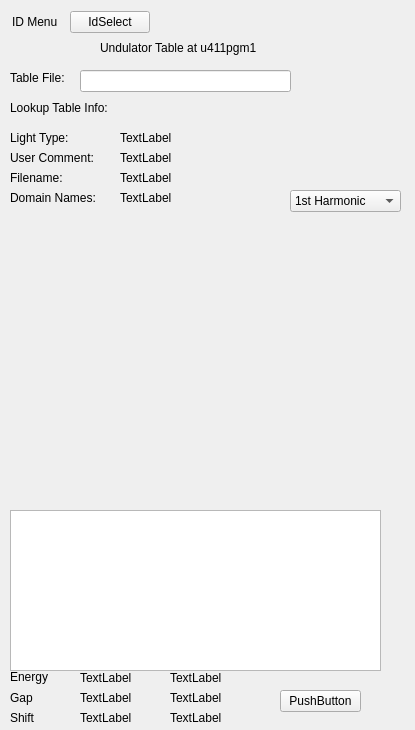
<?xml version="1.0" encoding="UTF-8"?>
<ui version="4.0">
 <class>IdTable</class>
 <widget class="QWidget" name="IdTable">
  <property name="geometry">
   <rect>
    <x>0</x>
    <y>0</y>
    <width>415</width>
    <height>730</height>
   </rect>
  </property>
  <property name="sizePolicy">
   <sizepolicy hsizetype="Preferred" vsizetype="Preferred">
    <horstretch>0</horstretch>
    <verstretch>0</verstretch>
   </sizepolicy>
  </property>
  <property name="minimumSize">
   <size>
    <width>0</width>
    <height>730</height>
   </size>
  </property>
  <property name="windowTitle">
   <string>Form</string>
  </property>
  <widget class="QLabel" name="label">
   <property name="geometry">
    <rect>
     <x>100</x>
     <y>40</y>
     <width>191</width>
     <height>16</height>
    </rect>
   </property>
   <property name="text">
    <string>Undulator Table at u411pgm1</string>
   </property>
  </widget>
  <widget class="QLabel" name="label_2">
   <property name="geometry">
    <rect>
     <x>10</x>
     <y>70</y>
     <width>71</width>
     <height>16</height>
    </rect>
   </property>
   <property name="text">
    <string>Table File:</string>
   </property>
  </widget>
  <widget class="QLineEdit" name="lineEdit">
   <property name="geometry">
    <rect>
     <x>80</x>
     <y>70</y>
     <width>211</width>
     <height>22</height>
    </rect>
   </property>
  </widget>
  <widget class="QLabel" name="label_3">
   <property name="geometry">
    <rect>
     <x>10</x>
     <y>100</y>
     <width>121</width>
     <height>16</height>
    </rect>
   </property>
   <property name="text">
    <string>Lookup Table Info:</string>
   </property>
  </widget>
  <widget class="QLabel" name="label_4">
   <property name="geometry">
    <rect>
     <x>10</x>
     <y>130</y>
     <width>71</width>
     <height>16</height>
    </rect>
   </property>
   <property name="text">
    <string>Light Type:</string>
   </property>
  </widget>
  <widget class="QLabel" name="label_5">
   <property name="geometry">
    <rect>
     <x>10</x>
     <y>150</y>
     <width>101</width>
     <height>16</height>
    </rect>
   </property>
   <property name="text">
    <string>User Comment:</string>
   </property>
  </widget>
  <widget class="QLabel" name="label_6">
   <property name="geometry">
    <rect>
     <x>10</x>
     <y>170</y>
     <width>71</width>
     <height>16</height>
    </rect>
   </property>
   <property name="text">
    <string>Filename:</string>
   </property>
  </widget>
  <widget class="QLabel" name="label_7">
   <property name="geometry">
    <rect>
     <x>10</x>
     <y>190</y>
     <width>101</width>
     <height>16</height>
    </rect>
   </property>
   <property name="text">
    <string>Domain Names:</string>
   </property>
  </widget>
  <widget class="QCALabel" name="label_8">
   <property name="geometry">
    <rect>
     <x>120</x>
     <y>130</y>
     <width>111</width>
     <height>16</height>
    </rect>
   </property>
   <property name="text">
    <string>TextLabel</string>
   </property>
   <property name="pv" stdset="0">
    <string>u411pgm1:siIdLightType</string>
   </property>
  </widget>
  <widget class="QCALabel" name="label_9">
   <property name="geometry">
    <rect>
     <x>120</x>
     <y>150</y>
     <width>71</width>
     <height>16</height>
    </rect>
   </property>
   <property name="text">
    <string>TextLabel</string>
   </property>
   <property name="pv" stdset="0">
    <string>u411pgm1:siIdComment</string>
   </property>
  </widget>
  <widget class="QCALabel" name="label_10">
   <property name="geometry">
    <rect>
     <x>120</x>
     <y>170</y>
     <width>131</width>
     <height>16</height>
    </rect>
   </property>
   <property name="text">
    <string>TextLabel</string>
   </property>
   <property name="pv" stdset="0">
    <string>u411pgm1:idFilename</string>
   </property>
  </widget>
  <widget class="QCALabel" name="label_11">
   <property name="geometry">
    <rect>
     <x>120</x>
     <y>190</y>
     <width>121</width>
     <height>16</height>
    </rect>
   </property>
   <property name="text">
    <string>TextLabel</string>
   </property>
   <property name="pv" stdset="0">
    <string>u411pgm1:siIdDomainName</string>
   </property>
  </widget>
  <widget class="QCAComboBox" name="comboBox">
   <property name="geometry">
    <rect>
     <x>290</x>
     <y>190</y>
     <width>111</width>
     <height>22</height>
    </rect>
   </property>
   <property name="pv" stdset="0">
    <string>u411pgm1:Harmonic</string>
   </property>
   <item>
    <property name="text">
     <string>1st Harmonic</string>
    </property>
   </item>
   <item>
    <property name="text">
     <string>3rd Harmonic</string>
    </property>
   </item>
   <item>
    <property name="text">
     <string>5th Harmonic</string>
    </property>
   </item>
   <item>
    <property name="text">
     <string>7th Harmonic</string>
    </property>
   </item>
   <item>
    <property name="text">
     <string>Max Flux</string>
    </property>
   </item>
  </widget>
  <widget class="QwtPlot" name="qwtPlot">
   <property name="geometry">
    <rect>
     <x>0</x>
     <y>220</y>
     <width>400</width>
     <height>291</height>
    </rect>
   </property>
   <property name="pv" stdset="0">
    <string>u411pgm1:wfGetEnergy</string>
   </property>
   <property name="pvY" stdset="0">
    <string>u411pgm1:wfGetHarmonic</string>
   </property>
  </widget>
  <widget class="QLabel" name="label_12">
   <property name="geometry">
    <rect>
     <x>10</x>
     <y>520</y>
     <width>111</width>
     <height>16</height>
    </rect>
   </property>
   <property name="text">
    <string>User Range (eV):</string>
   </property>
  </widget>
  <widget class="QLabel" name="label_13">
   <property name="geometry">
    <rect>
     <x>10</x>
     <y>540</y>
     <width>101</width>
     <height>16</height>
    </rect>
   </property>
   <property name="text">
    <string>Full Range (eV):</string>
   </property>
  </widget>
  <widget class="QLabel" name="label_14">
   <property name="geometry">
    <rect>
     <x>10</x>
     <y>560</y>
     <width>111</width>
     <height>16</height>
    </rect>
   </property>
   <property name="text">
    <string>Table is bijective</string>
   </property>
  </widget>
  <widget class="QCALabel" name="label_15">
   <property name="geometry">
    <rect>
     <x>140</x>
     <y>520</y>
     <width>91</width>
     <height>16</height>
    </rect>
   </property>
   <property name="text">
    <string>TextLabel</string>
   </property>
   <property name="pv" stdset="0">
    <string>u411pgm1:siIdUserRange</string>
   </property>
  </widget>
  <widget class="QCALabel" name="label_16">
   <property name="geometry">
    <rect>
     <x>180</x>
     <y>540</y>
     <width>61</width>
     <height>16</height>
    </rect>
   </property>
   <property name="text">
    <string>TextLabel</string>
   </property>
   <property name="pv" stdset="0">
    <string>u411pgm1:aiIdMaxenergy</string>
   </property>
  </widget>
  <widget class="QCALabel" name="label_17">
   <property name="geometry">
    <rect>
     <x>140</x>
     <y>540</y>
     <width>59</width>
     <height>14</height>
    </rect>
   </property>
   <property name="text">
    <string>TextLabel-</string>
   </property>
   <property name="pv" stdset="0">
    <string>u411pgm1:aiIdMinenergy</string>
   </property>
  </widget>
  <widget class="QLabel" name="label_18">
   <property name="geometry">
    <rect>
     <x>10</x>
     <y>590</y>
     <width>51</width>
     <height>16</height>
    </rect>
   </property>
   <property name="text">
    <string>Status:</string>
   </property>
  </widget>
  <widget class="QCALabel" name="label_19">
   <property name="geometry">
    <rect>
     <x>60</x>
     <y>590</y>
     <width>59</width>
     <height>14</height>
    </rect>
   </property>
   <property name="text">
    <string>TextLabel</string>
   </property>
   <property name="pv" stdset="0">
    <string>u411pgm1:idStatus</string>
   </property>
  </widget>
  <widget class="QLabel" name="label_20">
   <property name="geometry">
    <rect>
     <x>10</x>
     <y>670</y>
     <width>59</width>
     <height>14</height>
    </rect>
   </property>
   <property name="text">
    <string>Energy</string>
   </property>
  </widget>
  <widget class="QCALabel" name="label_21">
   <property name="geometry">
    <rect>
     <x>80</x>
     <y>670</y>
     <width>71</width>
     <height>16</height>
    </rect>
   </property>
   <property name="text">
    <string>TextLabel</string>
   </property>
   <property name="pv" stdset="0">
    <string>u411pgm1:aiIdGetEnergy</string>
   </property>
  </widget>
  <widget class="QLabel" name="label_22">
   <property name="geometry">
    <rect>
     <x>90</x>
     <y>640</y>
     <width>59</width>
     <height>14</height>
    </rect>
   </property>
   <property name="text">
    <string>Target</string>
   </property>
  </widget>
  <widget class="QLabel" name="label_23">
   <property name="geometry">
    <rect>
     <x>180</x>
     <y>640</y>
     <width>59</width>
     <height>14</height>
    </rect>
   </property>
   <property name="text">
    <string>Current</string>
   </property>
  </widget>
  <widget class="QCALabel" name="label_24">
   <property name="geometry">
    <rect>
     <x>170</x>
     <y>670</y>
     <width>81</width>
     <height>16</height>
    </rect>
   </property>
   <property name="text">
    <string>TextLabel</string>
   </property>
   <property name="pv" stdset="0">
    <string>u411pgm1:aiIdGetCurenergy</string>
   </property>
  </widget>
  <widget class="QLabel" name="label_25">
   <property name="geometry">
    <rect>
     <x>10</x>
     <y>690</y>
     <width>71</width>
     <height>16</height>
    </rect>
   </property>
   <property name="text">
    <string>Gap </string>
   </property>
  </widget>
  <widget class="QLabel" name="label_26">
   <property name="geometry">
    <rect>
     <x>10</x>
     <y>710</y>
     <width>71</width>
     <height>16</height>
    </rect>
   </property>
   <property name="text">
    <string>Shift</string>
   </property>
  </widget>
  <widget class="QCALabel" name="label_27">
   <property name="geometry">
    <rect>
     <x>80</x>
     <y>690</y>
     <width>71</width>
     <height>16</height>
    </rect>
   </property>
   <property name="text">
    <string>TextLabel</string>
   </property>
   <property name="pv" stdset="0">
    <string>u411pgm1:aiIdGetGap</string>
   </property>
  </widget>
  <widget class="QCALabel" name="label_28">
   <property name="geometry">
    <rect>
     <x>170</x>
     <y>690</y>
     <width>81</width>
     <height>16</height>
    </rect>
   </property>
   <property name="text">
    <string>TextLabel</string>
   </property>
   <property name="pv" stdset="0">
    <string>u411pgm1:GetIdGap</string>
   </property>
  </widget>
  <widget class="QCALabel" name="label_29">
   <property name="geometry">
    <rect>
     <x>80</x>
     <y>710</y>
     <width>71</width>
     <height>16</height>
    </rect>
   </property>
   <property name="text">
    <string>TextLabel</string>
   </property>
   <property name="pv" stdset="0">
    <string>u411pgm1:aiIdGetShift</string>
   </property>
  </widget>
  <widget class="QCALabel" name="label_30">
   <property name="geometry">
    <rect>
     <x>170</x>
     <y>710</y>
     <width>81</width>
     <height>16</height>
    </rect>
   </property>
   <property name="text">
    <string>TextLabel</string>
   </property>
   <property name="pv" stdset="0">
    <string>u411pgm1:GetIdShift</string>
   </property>
  </widget>
  <widget class="QTextEdit" name="textEdit">
   <property name="geometry">
    <rect>
     <x>10</x>
     <y>510</y>
     <width>371</width>
     <height>161</height>
    </rect>
   </property>
  </widget>
  <widget class="QPushButton" name="pushButton">
   <property name="geometry">
    <rect>
     <x>280</x>
     <y>690</y>
     <width>81</width>
     <height>22</height>
    </rect>
   </property>
   <property name="text">
    <string>PushButton</string>
   </property>
  </widget>
  <widget class="QWidget" name="">
   <property name="geometry">
    <rect>
     <x>12</x>
     <y>10</y>
     <width>138</width>
     <height>24</height>
    </rect>
   </property>
   <layout class="QHBoxLayout" name="horizontalLayout">
    <item>
     <widget class="QLabel" name="label_31">
      <property name="text">
       <string>ID Menu</string>
      </property>
     </widget>
    </item>
    <item>
     <widget class="QPushButton" name="pushButton_2">
      <property name="text">
       <string>IdSelect</string>
      </property>
     </widget>
    </item>
   </layout>
  </widget>
 </widget>
 <customwidgets>
  <customwidget>
   <class>QwtPlot</class>
   <extends>QFrame</extends>
   <header>qwt_plot.h</header>
  </customwidget>
  <customwidget>
   <class>QCALabel</class>
   <extends>QLabel</extends>
   <header>qcalabel.h</header>
  </customwidget>
  <customwidget>
   <class>QCAComboBox</class>
   <extends>QComboBox</extends>
   <header>qcacombobox.h</header>
  </customwidget>
 </customwidgets>
 <resources/>
 <connections/>
</ui>
